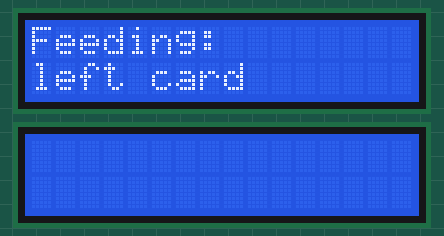
Recording of a sketch running on a simulated Arduino Uno, built with avr-gcc and run on an emulated ATmega328P. On the bench: 2 × 16×2 character LCD.

Above: at 0.2 s.
At 6.0 s:
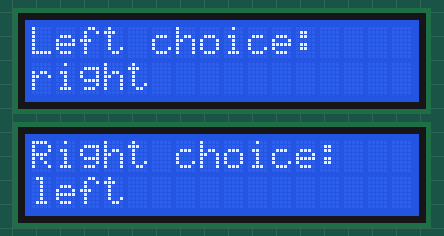
At 10.8 s:
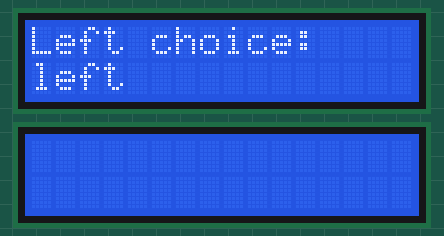
At 16.6 s:
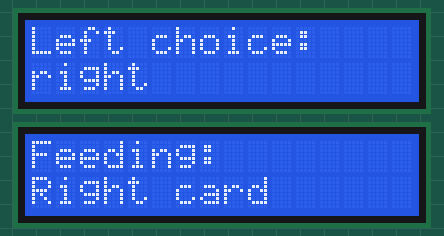
At 23.7 s:
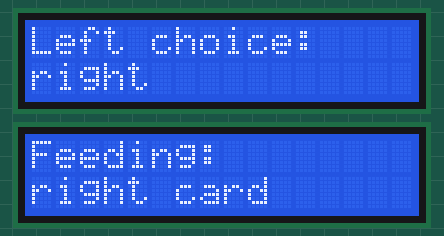
At 36.6 s:
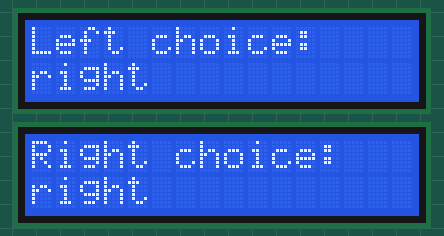

Measured:
- what the display in image 0 shows lasts 1.2 s, from 0.1 s to 1.3 s

The sketch:

BuyerMotorTest.ino
```cpp
#include <LiquidCrystal_I2C.h>
#include <Stepper.h>
#include <Wire.h>
#include "Adafruit_VL6180X.h"

//Pin Definitions for hardware control
enum Pins {
    LeftFeed = 38, RightFeed = 56, LeftChoice = 62, RightChoice = 24, //Motors
    LeftFeedStep = 54, RightFeedStep = 60, LeftChoiceStep = 46, RightChoiceStep = 26, //Stepper Controls
    LeftFeedDir = 55, RightFeedDir = 61, LeftChoiceDir = 48, RightChoiceDir = 28 //Directions
};
//Initialize sensor and display objects
Adafruit_VL6180X vl = Adafruit_VL6180X();  //VL6180X distance sensor object
Adafruit_VL6180X v2 = Adafruit_VL6180X();  //VL6180X distance sensor object
LiquidCrystal_I2C lcd(0x27, 16, 2);        //LCD for user feedback
LiquidCrystal_I2C lcd2(0x28, 16, 2);        //LCD for user feedback
const short speed = 700;                       //Movement speed (Higher number=slower speed)
String Tempval1;

void setup() {
  byte pins[] = { LeftFeed, RightFeed, LeftChoice, RightChoice, LeftFeedStep, RightFeedStep, LeftChoiceStep, RightChoiceStep, LeftFeedDir, RightFeedDir, LeftChoiceDir, RightChoiceDir};
  for (byte pin : pins) { pinMode(pin, OUTPUT); }  //Set all pins as outputs
  byte lowPins[] = { LeftFeed, RightFeed, LeftChoice, RightChoice };
  for (byte pin : lowPins) { digitalWrite(pin, LOW); }    //Disable motors initially
  digitalWrite(13, HIGH);                    //Turn on the onboard LED for debugging
}
void loop() {
  lcd.init();lcd.backlight();lcd.setCursor(0, 0); //Initialize LCD and turn on the backlight
  lcd2.init();lcd2.backlight();lcd2.setCursor(0, 0); //Initialize LCD and turn on the backlight
  PrintLCD("Feeding:","left card");Move1(LeftFeedDir,LeftFeedStep,0,100,speed);delay(1000);
  PrintLCD("Left choice:","left");Move1(LeftChoiceDir,LeftChoiceStep,0,100,speed);delay(1000);
  PrintLCD("Feeding:","left card");Move1(LeftFeedDir,LeftFeedStep,0,100,speed);delay(1000);
  PrintLCD("Left choice:","right");Move1(LeftChoiceDir,LeftChoiceStep,1,100,speed);delay(1000);

  PrintLCD2("Feeding:","right card");Move1(RightFeedDir,RightFeedStep,0,100,speed);delay(1000);
  PrintLCD2("Right choice:","left");Move1(RightChoiceDir,RightChoiceStep,0,100,speed);delay(1000);
  PrintLCD2("Feeding:","Right card");Move1(RightFeedDir,RightFeedStep,0,100,speed);delay(1000);
  PrintLCD2("Right choice:","right");Move1(RightChoiceDir,RightChoiceStep,1,100,speed);delay(1000);
}

//Function to move along the Z-axis with a specified direction and steps
void Move1(short motor,short motorstep, boolean dir, short steps, short speed1) {
  digitalWrite(motor, dir);
  for (short i = 0; i < steps; i++) { //Loop to perform the movement
    digitalWrite(motorstep, HIGH); delayMicroseconds(speed1);
    digitalWrite(motorstep,  LOW); delayMicroseconds(speed1);
  }
}

//Function to print a message to the LCD screen
void PrintLCD(String var1, String var2) {
  lcd.clear(); lcd.setCursor(0, 0); lcd.print(var1); lcd.setCursor(0, 1); lcd.print(var2);
}
void PrintLCD2(String var1, String var2) {
  lcd2.clear(); lcd2.setCursor(0, 0); lcd2.print(var1); lcd2.setCursor(0, 1); lcd2.print(var2);
}
```
